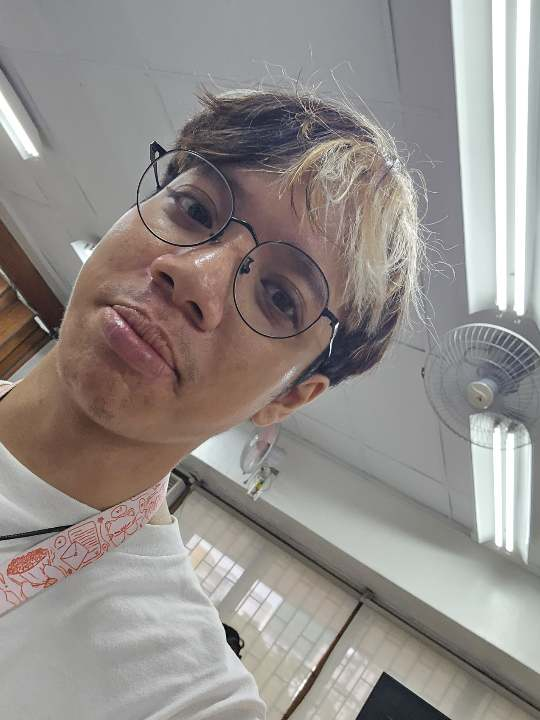
#> input picture CPF3/LAB2/image.png, 540 x 720 px
$ python pj2.py --image image.png
#> lines starting #> are read from the running program, lines starting #| are printed output that depends on the picture
from matplotlib import pyplot as plt
import argparse
import cv2

ap = argparse.ArgumentParser()
ap.add_argument("-i", "--image", required = True, help = "image.png")
args = vars(ap.parse_args())

image = cv2.imread(args["image"])
#> image is the input picture: shape (720, 540, 3); mean B, G, R 138.1, 141.4, 147.1
image = cv2.cvtColor(image, cv2.COLOR_BGR2GRAY)
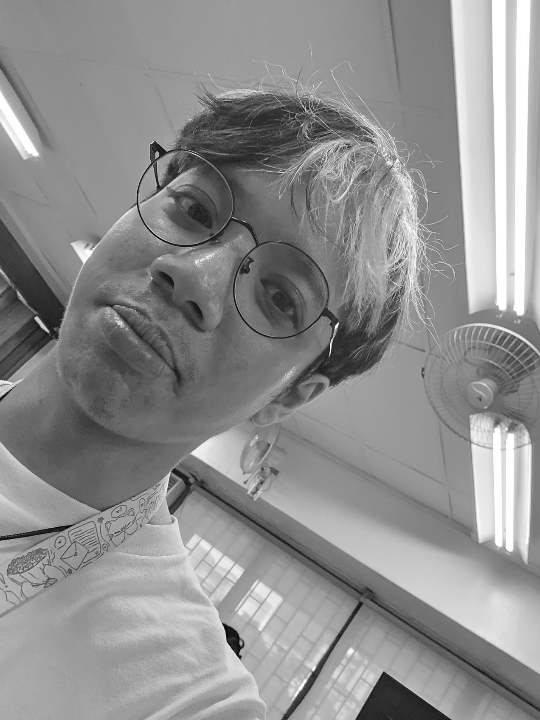
#> image: shape (720, 540); min 0, max 255, mean 142.7
cv2.imshow("Original", image)

hist = cv2.calcHist([image], [0], None, [256], [0, 256])
#> hist = 256 values, max 8082 at index 154, min 4 at index 1, mean 1518.8

plt.figure()
plt.title("Grayscale Histogram")
plt.xlabel("Bins")
plt.ylabel("# of Pixels")
plt.plot(hist)
plt.xlim([0, 256])
plt.show()
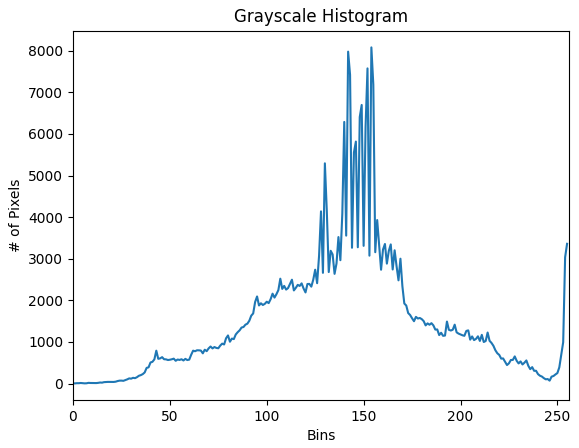
#> figure drawn by matplotlib, 1 panel; curve peaks at x = 154, y = 8082
cv2.waitKey(0)
